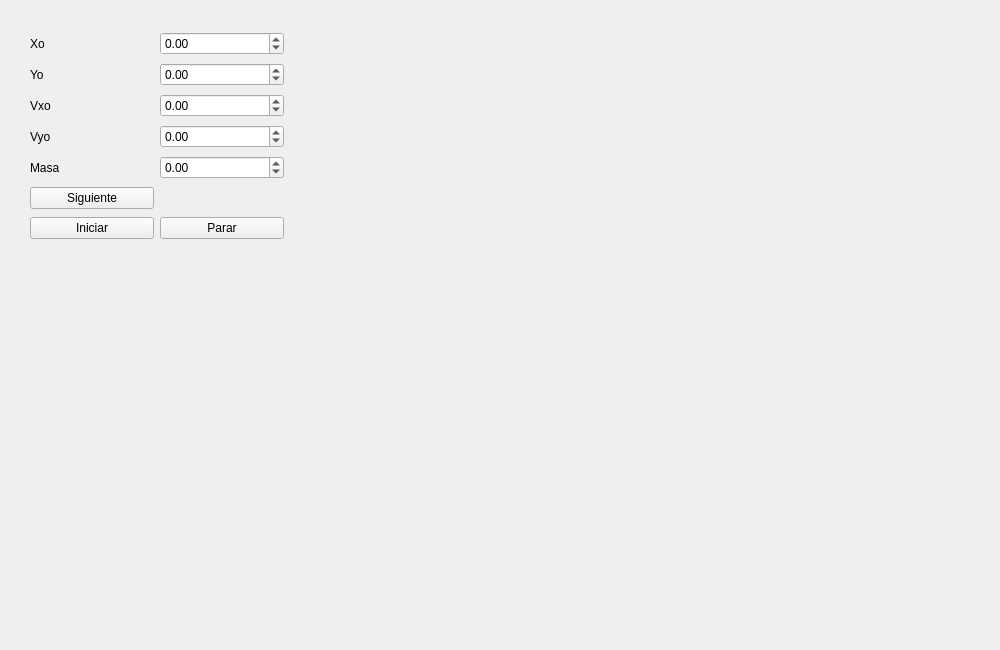
<?xml version="1.0" encoding="UTF-8"?>
<ui version="4.0">
 <class>MainWindow</class>
 <widget class="QMainWindow" name="MainWindow">
  <property name="geometry">
   <rect>
    <x>0</x>
    <y>0</y>
    <width>1000</width>
    <height>650</height>
   </rect>
  </property>
  <property name="windowTitle">
   <string>MainWindow</string>
  </property>
  <widget class="QWidget" name="centralwidget">
   <widget class="QWidget" name="layoutWidget">
    <property name="geometry">
     <rect>
      <x>30</x>
      <y>30</y>
      <width>254</width>
      <height>211</height>
     </rect>
    </property>
    <layout class="QGridLayout" name="gridLayout">
     <item row="6" column="0">
      <widget class="QPushButton" name="Btn_inicio">
       <property name="text">
        <string>Iniciar</string>
       </property>
      </widget>
     </item>
     <item row="4" column="2">
      <widget class="QDoubleSpinBox" name="Num_M">
       <property name="minimum">
        <double>-10000.000000000000000</double>
       </property>
       <property name="maximum">
        <double>100000.000000000000000</double>
       </property>
      </widget>
     </item>
     <item row="3" column="0">
      <widget class="QLabel" name="Vyo">
       <property name="text">
        <string>Vyo</string>
       </property>
      </widget>
     </item>
     <item row="3" column="2">
      <widget class="QDoubleSpinBox" name="Num_Vyo">
       <property name="minimum">
        <double>-10000.000000000000000</double>
       </property>
       <property name="maximum">
        <double>10000.000000000000000</double>
       </property>
       <property name="singleStep">
        <double>0.010000000000000</double>
       </property>
      </widget>
     </item>
     <item row="0" column="2">
      <widget class="QDoubleSpinBox" name="Num_Xo">
       <property name="minimum">
        <double>-10000.000000000000000</double>
       </property>
       <property name="maximum">
        <double>10000.000000000000000</double>
       </property>
       <property name="singleStep">
        <double>0.010000000000000</double>
       </property>
      </widget>
     </item>
     <item row="2" column="2">
      <widget class="QDoubleSpinBox" name="Num_Vxo">
       <property name="minimum">
        <double>-10000.000000000000000</double>
       </property>
       <property name="maximum">
        <double>10000.000000000000000</double>
       </property>
       <property name="singleStep">
        <double>0.010000000000000</double>
       </property>
      </widget>
     </item>
     <item row="1" column="0">
      <widget class="QLabel" name="Yo">
       <property name="text">
        <string>Yo</string>
       </property>
      </widget>
     </item>
     <item row="6" column="2">
      <widget class="QPushButton" name="Btn_stop">
       <property name="text">
        <string>Parar</string>
       </property>
      </widget>
     </item>
     <item row="1" column="2">
      <widget class="QDoubleSpinBox" name="Num_Yo">
       <property name="minimum">
        <double>-10000.000000000000000</double>
       </property>
       <property name="maximum">
        <double>10000.000000000000000</double>
       </property>
       <property name="singleStep">
        <double>0.010000000000000</double>
       </property>
      </widget>
     </item>
     <item row="4" column="0">
      <widget class="QLabel" name="Masa">
       <property name="text">
        <string>Masa</string>
       </property>
      </widget>
     </item>
     <item row="0" column="0">
      <widget class="QLabel" name="Xo">
       <property name="text">
        <string>Xo</string>
       </property>
      </widget>
     </item>
     <item row="2" column="0">
      <widget class="QLabel" name="Vxo">
       <property name="text">
        <string>Vxo</string>
       </property>
      </widget>
     </item>
     <item row="5" column="0">
      <widget class="QPushButton" name="Siguiente">
       <property name="text">
        <string>Siguiente</string>
       </property>
      </widget>
     </item>
    </layout>
   </widget>
  </widget>
 </widget>
 <resources/>
 <connections/>
</ui>
